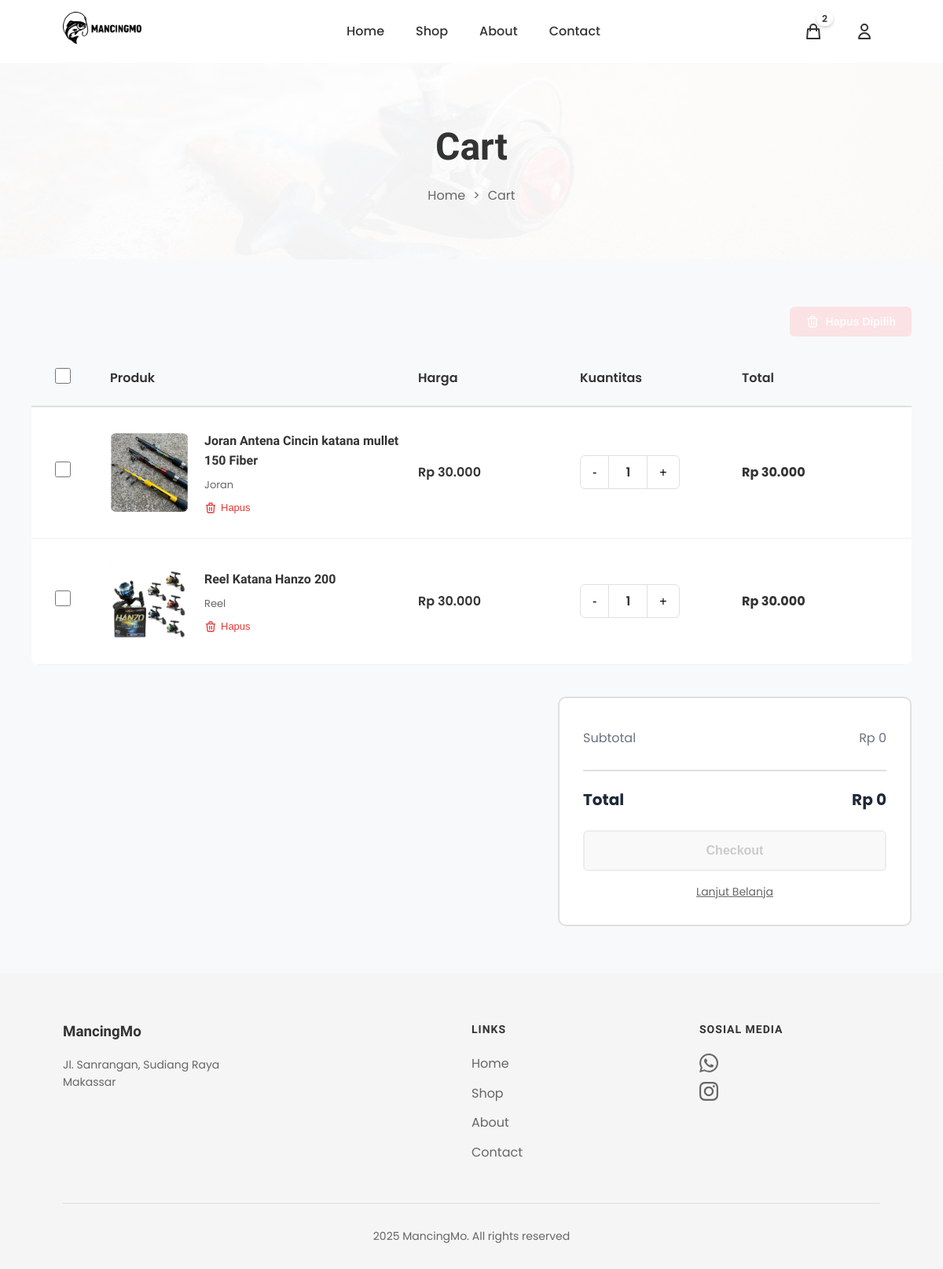
The page /cart/ (signed in) on the database as committed earlier.
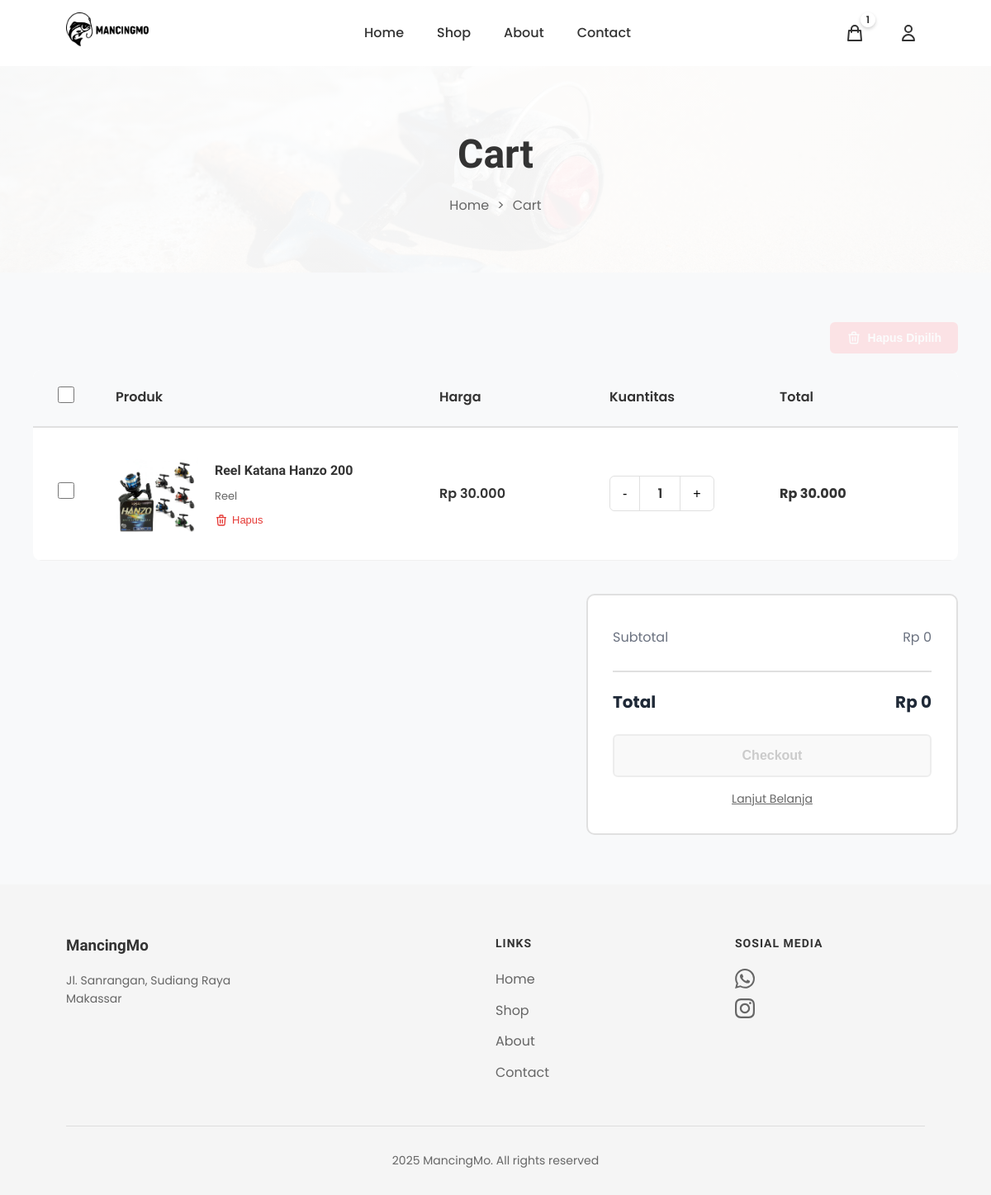
The same page on the database as committed later.
### products/models.py (models this page shows, shortened)
class Cart(models.Model):
    user = models.OneToOneField(User, on_delete=models.CASCADE, related_name='cart', verbose_name="Pengguna")
    created_at = models.DateTimeField(auto_now_add=True, verbose_name="Dibuat Pada")
    updated_at = models.DateTimeField(auto_now=True, verbose_name="Diperbarui Pada")
    class Meta:
        verbose_name = "Keranjang"
        verbose_name_plural = "Keranjang"
        app_label = 'products'
    @property
    def unique_items_count(self):
        return self.items.count()
    def get_unique_items_count(self):
        return self.unique_items_count

class CartItem(models.Model):
    cart = models.ForeignKey(Cart, on_delete=models.CASCADE, related_name='items', verbose_name="Keranjang")
    product = models.ForeignKey(Product, on_delete=models.CASCADE, verbose_name="Produk")
    quantity = models.IntegerField(default=1, verbose_name="Jumlah")
    added_at = models.DateTimeField(auto_now_add=True, verbose_name="Ditambahkan Pada")
    class Meta:
        verbose_name = "Item Keranjang"
        verbose_name_plural = "Item Keranjang"
        unique_together = ('cart', 'product')
    @property
    def subtotal(self):
        return self.product.price * self.quantity
    def get_subtotal(self):
        return self.subtotal

class Product(models.Model):
    name = models.CharField(max_length=300, verbose_name="Nama Produk")
    slug = models.SlugField(unique=True, blank=True, verbose_name="Slug")
    description = models.TextField(verbose_name="Deskripsi")
    price = models.DecimalField(max_digits=10, decimal_places=0, verbose_name="Harga")
    category = models.ForeignKey(Category, on_delete=models.CASCADE, related_name='products', verbose_name="Kategori")
    stock = models.IntegerField(default=0, verbose_name="Stok")
    image = models.ImageField(upload_to='products/', blank=True, null=True, verbose_name="Gambar")
    is_active = models.BooleanField(default=True, verbose_name="Aktif")
    featured = models.BooleanField(default=False, verbose_name="Unggulan")
    created_at = models.DateTimeField(auto_now_add=True, verbose_name="Dibuat Pada")
    updated_at = models.DateTimeField(auto_now=True, verbose_name="Diperbarui Pada")
    class Meta:
        verbose_name = "Produk"
        verbose_name_plural = "Produk"
        ordering = ['-created_at']
        app_label = 'products'

class Category(models.Model):
    name = models.CharField(max_length=200, verbose_name="Nama Kategori")
    slug = models.SlugField(unique=True, blank=True, verbose_name="Slug")
    description = models.TextField(blank=True, verbose_name="Deskripsi")
    created_at = models.DateTimeField(auto_now_add=True, verbose_name="Dibuat Pada")
    class Meta:
        verbose_name = "Kategori"
        verbose_name_plural = "Kategori"
        ordering = ['name']
        app_label = 'products'

### products/views.py (the view)
# urls.py: path('cart/', views.cart, name='cart'),
@login_required
def cart(request):
    cart, created = Cart.objects.get_or_create(user=request.user)
    cart_items = cart.items.select_related('product').all()
    context = {
        'cart': cart,
        'cart_items': cart_items,
    }
    return render(request, 'cart.html', context)

### products/templatetags/currency_filters.py (called while the page is built)
@register.filter
def format_currency(value):
    try:
        value = int(value)
        return f"{value:,}".replace(",", ".")
    except (ValueError, TypeError):
        return value

### templates/cart.html (shortened to what this page needs)
{% extends 'base.html' %}
{% load static %}
{% load currency_filters %}
{% block extra_css %}
<link rel="stylesheet" href="{% static 'css/cart.css' %}">
{% endblock %}
{% block content %}
<section class="page-hero">
    <h1 class="page-title">Cart</h1>
    <div class="breadcrumb">
        <a href="{% url 'home' %}">Home</a>
        <span>></span>
        <span>Cart</span>
    </div>
</section>
<section class="cart-container">
    {% if cart_items %}
    <div class="cart-actions">
        <button type="button" class="btn-delete-selected" id="delete-selected-btn" onclick="deleteSelectedItems()" disabled>
            <svg fill="none" stroke="currentColor" viewBox="0 0 24 24">
                <path stroke-linecap="round" stroke-linejoin="round" stroke-width="2" d="M19 7l-.867 12.142A2 2 0 0116.138 21H7.862a2 2 0 01-1.995-1.858L5 7m5 4v6m4-6v6m1-10V4a1 1 0 00-1-1h-4a1 1 0 00-1 1v3M4 7h16"/>
            </svg>
        </button>
    </div>
    <div class="cart-table">
        <div class="table-header">
            <div>
                <input type="checkbox" id="select-all-checkbox" onchange="toggleSelectAll(this)">
            </div>
            <div>Produk</div>
            <div>Harga</div>
            <div>Kuantitas</div>
            <div>Total</div>
        </div>
        {% for item in cart_items %}
        <div class="cart-item" data-item-id="{{ item.id }}">
            <div>
                <input type="checkbox" class="item-checkbox"
                       data-item-id="{{ item.id }}"
                       data-price="{{ item.product.price|floatformat:0 }}"
                       data-quantity="{{ item.quantity }}"
                       data-subtotal="{{ item.get_subtotal|floatformat:0 }}"
                       onchange="updateCartSummary()">
            </div>
            <div class="item-details">
                <div class="item-image">
                    {% if item.product.image %}
                    <img src="{{ item.product.image.url }}" alt="{{ item.product.name }}">
                    {% else %}
                    <img src="{% static 'image/no-image.png' %}" alt="No Image">
                    {% endif %}
                </div>
                <div class="item-info">
                    <h3>{{ item.product.name }}</h3>
                    <div class="item-variant">{{ item.product.category.name }}</div>
                    <div class="item-actions">
                        <form method="post" action="{% url 'remove_from_cart' item.id %}" style="display: inline;">
                            <button type="submit" class="action-btn" onclick="return confirm('Hapus produk ini dari keranjang?')">
                                <svg fill="none" stroke="currentColor" viewBox="0 0 24 24">
                                    <path stroke-linecap="round" stroke-linejoin="round" stroke-width="2" d="M19 7l-.867 12.142A2 2 0 0116.138 21H7.862a2 2 0 01-1.995-1.858L5 7m5 4v6m4-6v6m1-10V4a1 1 0 00-1-1h-4a1 1 0 00-1 1v3M4 7h16"/>
                                </svg>
                                Hapus
                            </button>
                        </form>
                    </div>
                </div>
            </div>
            <div class="item-price">
                Rp {{ item.product.price|format_currency }}
            </div>
            <div class="item-quantity">
                <button class="qty-btn" onclick="updateQuantity({{ item.id }}, 'decrease')">-</button>
                <span class="qty-display" id="qty-{{ item.id }}">{{ item.quantity }}</span>
                <button class="qty-btn" onclick="updateQuantity({{ item.id }}, 'increase')">+</button>
            </div>
            <div class="item-total" id="subtotal-{{ item.id }}">
                Rp {{ item.get_subtotal|format_currency }}
            </div>
        </div>
        {% endfor %}
    </div>
    <div class="cart-summary">
        <div class="summary-row">
            <span>Subtotal</span>
            <span id="cart-subtotal">Rp 0</span>
        </div>
        <div class="summary-row total">
            <span>Total</span>
            <span id="cart-total">Rp 0</span>
        </div>
        <button type="button" class="btn-checkout" id="checkout-btn" onclick="proceedToCheckout()" disabled>Checkout</button>
        <a href="{% url 'shop' %}" class="link-continue">Lanjut Belanja</a>
    </div>
    {% endif %}
</section>
{% endblock %}

### templates/base.html (shortened to what this page needs)
{% load static %}
<!DOCTYPE html>
<html lang="id">
<head>
    <link rel="stylesheet" href="https://cdnjs.cloudflare.com/ajax/libs/font-awesome/6.0.0/css/all.min.css">
    <link rel="stylesheet" href="{% static 'css/header.css' %}">
    <link rel="stylesheet" href="{% static 'css/footer.css' %}">
    <link rel="stylesheet" href="{% static 'css/edit_profile.css' %}">
    <link rel="stylesheet" href="{% static 'css/order_history.css' %}">
    <link rel="stylesheet" href="{% static 'css/change_password.css' %}">
    {% block extra_css %}{% endblock %}
</head>
<body>
    {% include 'includes/header.html' %}
    <main>
        {% block content %}
        {% endblock %}
    </main>
    {% include 'includes/footer.html' %}
</body>
</html>

### templates/includes/header.html (shortened to what this page needs)
{% load static %}
<nav>
    <div class="logo">
        <a href="{% url 'home' %}">
            <img src="{% static 'image/logo mancingmo.png' %}" alt="MancingMo Logo">
        </a>
    </div>
    <ul class="nav-links">
        <li><a href="{% url 'home' %}">Home</a></li>
        <li><a href="{% url 'shop' %}">Shop</a></li>
        <li><a href="{% url 'about' %}">About</a></li>
        <li><a href="{% url 'contact' %}">Contact</a></li>
    </ul>
    <div class="nav-icons">
        <a href="{% url 'cart' %}" class="icon-link cart-icon-wrapper">
            <svg fill="none" stroke="currentColor" viewBox="0 0 24 24">
                <path stroke-linecap="round" stroke-linejoin="round" stroke-width="2" d="M16 11V7a4 4 0 00-8 0v4M5 9h14l1 12H4L5 9z"/>
            </svg>
            {% if user.is_authenticated %}
                {% if user.cart.get_unique_items_count > 0 %}
                <span class="cart-badge" id="cartBadge">{{ user.cart.get_unique_items_count }}</span>
                {% else %}
                <span class="cart-badge" id="cartBadge" style="display: none;"></span>
                {% endif %}
            {% endif %}
        </a>
        {% if user.is_authenticated %}
        <div class="user-menu">
            <button class="user-btn">
                <svg fill="none" stroke="currentColor" viewBox="0 0 24 24">
                    <path stroke-linecap="round" stroke-linejoin="round" stroke-width="2" d="M16 7a4 4 0 11-8 0 4 4 0 018 0zM12 14a7 7 0 00-7 7h14a7 7 0 00-7-7z"/>
                </svg>
            </button>
        </div>
        {% endif %}
    </div>
</nav>

### templates/includes/footer.html (shortened to what this page needs)
{% load static %}
<footer>
    <div class="footer-content">
        <div class="footer-about">
            <h3>MancingMo</h3>
            <p>Jl. Sanrangan, Sudiang Raya<br>Makassar</p>
        </div>
        <div class="footer-column">
            <h4>Links</h4>
            <ul>
                <li><a href="{% url 'home' %}">Home</a></li>
                <li><a href="{% url 'shop' %}">Shop</a></li>
                <li><a href="{% url 'about' %}">About</a></li>
                <li><a href="{% url 'contact' %}">Contact</a></li>
            </ul>
        </div>
        <div class="footer-column">
            <h4>Sosial Media</h4>
            <div class="contact-icons">
                <a href="https://wa.me/+6282246699991" target="_blank">
                </a>
                <a href="https://www.instagram.com/fishingstagemakassar2025?igsh=YzVkbnI5amE3ZHBp" target="_blank">
                </a>
            </div>
        </div>
    </div>
    <div class="footer-bottom">
        2025 MancingMo. All rights reserved
    </div>
</footer>

### static/css/header.css (style rules this page uses)
nav { display: flex; justify-content: space-between; align-items: center; padding: 15px 80px; background: white; box-shadow: 0 2px 5px rgba(0,0,0,0.1); height: 80px; }
.logo { display: flex; align-items: center; font-weight: bold; font-size: 20px; }
.logo img { width: 100px; height: 100px; margin-right: 10px; object-fit: contain; }
.nav-links { display: flex; gap: 40px; list-style: none; }
.nav-links a { text-decoration: none; color: #333; font-weight: 500; transition: color 0.3s; }
.nav-icons { display: flex; gap: 25px; align-items: center; }
.nav-icons a { text-decoration: none; color: #333; display: flex; flex-direction: column; align-items: center; gap: 5px; }
.nav-icons a svg { width: 24px; height: 24px; color: #333; stroke: #333; }
.nav-icons a span { font-size: 12px; color: #333; line-height: 1; white-space: nowrap; }
.cart-icon-wrapper { position: relative; display: flex; align-items: center; justify-content: center; width: 40px; height: 40px; }
.cart-badge { position: absolute; top: -5px; right: -5px; background: transparent; color: white; font-size: 11px; font-weight: 600; min-width: 18px; height: 18px; border-radius: 9px; display: flex; align-items: center; justify-content: center; padding: 0 5px; box-shadow: 0 2px 4px rgba(0, 0, 0, 0.2); border: 2px solid white; z-index: 10; }
.user-menu { position: relative; }
.user-btn { display: flex; align-items: center; justify-content: center; width: 40px; height: 40px; padding: 0; background: transparent; border: none; cursor: pointer; transition: all 0.3s ease; color: #333; }
.user-btn svg { width: 24px; height: 24px; }
.icon-link { display: flex; align-items: center; justify-content: center; width: 40px; height: 40px; color: #333; transition: all 0.3s ease; }

### static/css/footer.css (style rules this page uses)
footer { background: #f5f5f5; padding: 60px 80px 30px; }
.footer-content { display: grid; grid-template-columns: 2fr 1fr 1fr; gap: 60px; margin-bottom: 40px; }
.footer-about h3 { margin-bottom: 15px; }
.footer-about p { color: #666; line-height: 1.6; font-size: 14px; }
.footer-column h4 { margin-bottom: 20px; font-size: 14px; text-transform: uppercase; letter-spacing: 1px; }
.footer-column ul { list-style: none; }
.footer-column ul li { margin-bottom: 12px; }
.footer-column a { text-decoration: none; color: #666; transition: color 0.3s; }
.contact-icons { display: flex; flex-direction: column; gap: 12px; margin-top: 15px; }
.contact-icons a { display: flex; align-items: center; gap: 10px; text-decoration: none; color: #666; transition: color 0.3s; }
.contact-icons a svg { width: 24px; height: 24px; flex-shrink: 0; fill: #666; }
.footer-bottom { text-align: center; padding-top: 30px; border-top: 1px solid #ddd; color: #666; font-size: 14px; }

### static/css/order_history.css (style rules this page uses)
.summary-row { display: flex; justify-content: space-between; padding: 0.5rem 0; color: #6b7280; font-size: 0.9rem; }
.summary-row.total { font-weight: 600; color: #1f2937; border-top: 2px solid #e5e7eb; padding-top: 0.75rem; margin-top: 0.5rem; font-size: 1rem; }

### templates/base.html (style rules this page uses)
* { margin: 0; padding: 0; box-sizing: border-box; }
body { font-family: 'Poppins', sans-serif; color: #333; background-color: #f8f9fa; line-height: 1.6; min-height: 100vh; display: flex; flex-direction: column; }
h1, h2, h3, h4, h5, h6 { font-family: 'Montserrat', sans-serif; }
main { flex: 1; }

Rows that differ between the two databases and show on the page:
removed CartItem: product.image (picture), product.name "Joran Antena Cincin katana mullet 150 Fiber", product.category.name "Joran", product.price "30.000", quantity "1", get_subtotal "30.000"
Other text that changed with them:
{{ user.cart.get_unique_items_count }}: "2" → "1"
